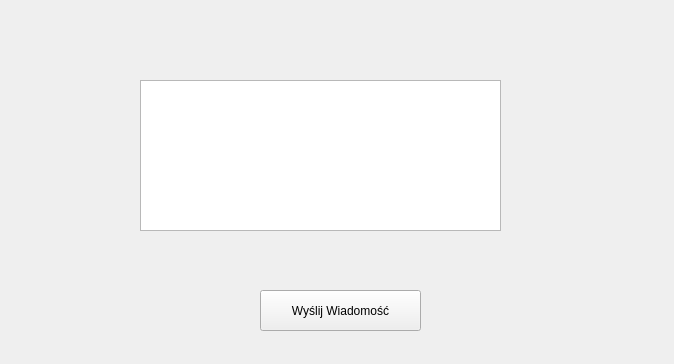
<?xml version="1.0" encoding="UTF-8"?>
<ui version="4.0">
 <class>message</class>
 <widget class="QWidget" name="message">
  <property name="geometry">
   <rect>
    <x>0</x>
    <y>0</y>
    <width>674</width>
    <height>364</height>
   </rect>
  </property>
  <property name="windowTitle">
   <string>Form</string>
  </property>
  <widget class="QTextEdit" name="textEdit">
   <property name="geometry">
    <rect>
     <x>140</x>
     <y>80</y>
     <width>361</width>
     <height>151</height>
    </rect>
   </property>
  </widget>
  <widget class="QPushButton" name="pushButton">
   <property name="geometry">
    <rect>
     <x>260</x>
     <y>290</y>
     <width>161</width>
     <height>41</height>
    </rect>
   </property>
   <property name="text">
    <string>Wyślij Wiadomość</string>
   </property>
  </widget>
 </widget>
 <resources/>
 <connections/>
</ui>
